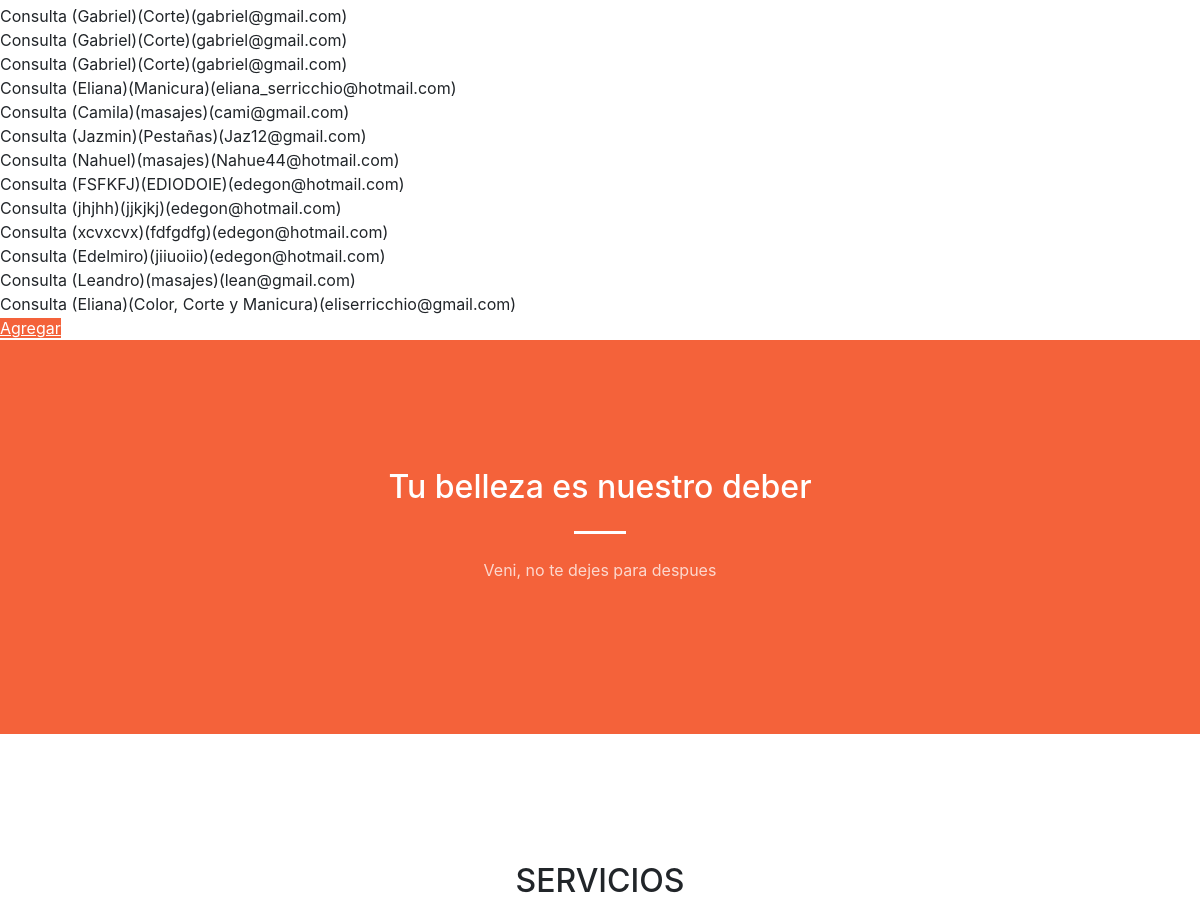
Before: /inicio/consulta (signed in, middle part) with the older database file.
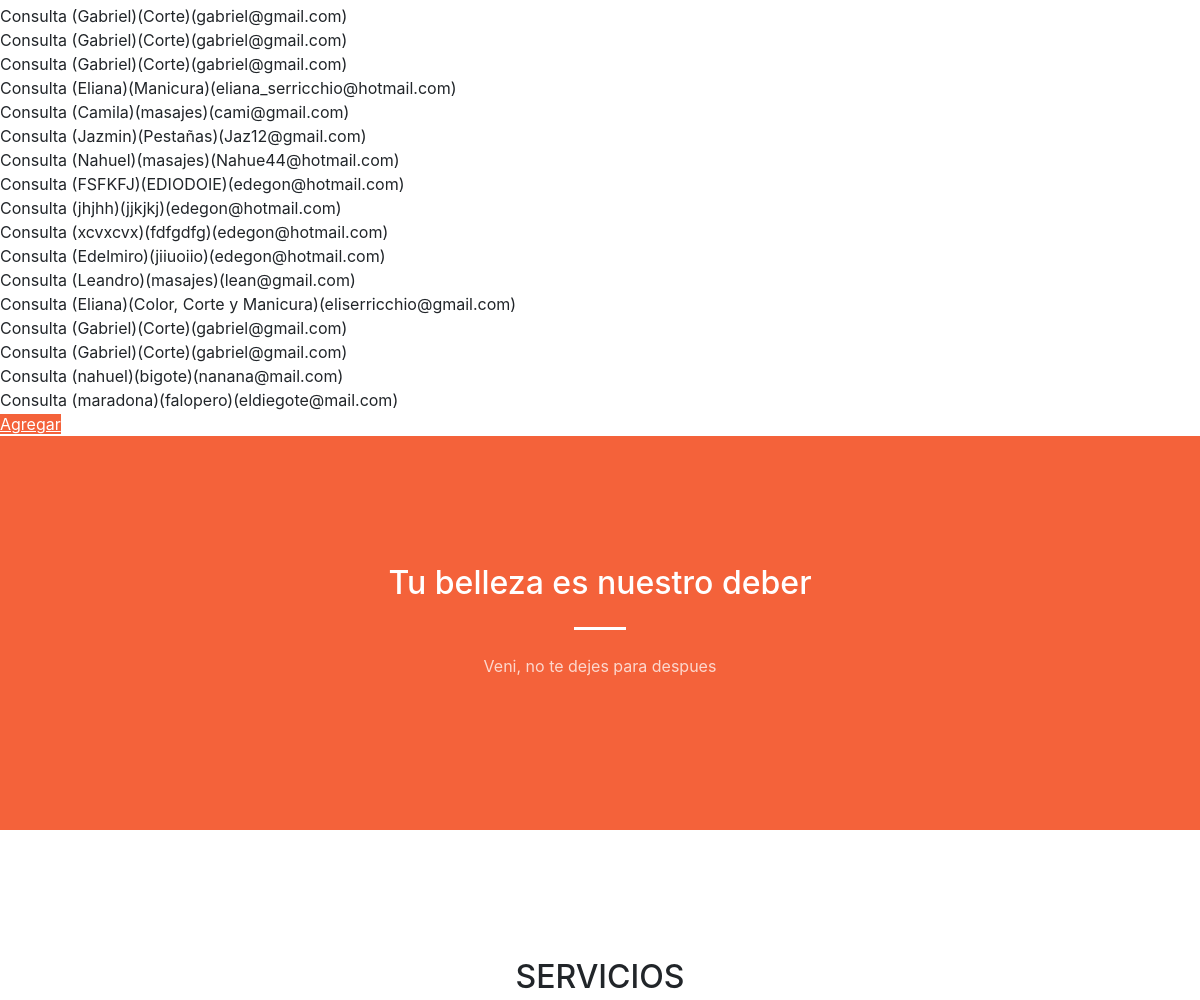
After: the same page with the newer database file.
### AppCoder/models.py (models this page shows)
class Consulta(Model):
    nombre = CharField(max_length=40)
    servicio = CharField(max_length=40)
    mail = EmailField()
    def __str__ (self) -> str: #formulario
        return f'Consulta ({self.nombre})({self.servicio})({self.mail})'

### AppCoder/views.py (the view)
# urls.py: path('consulta', ConsultaListView.as_view(), name='consultas'),
class ConsultaListView(LoginRequiredMixin, AvatarView, ListView):
     model =  Consulta
     template_name = "AppCoder/consulta.html"
     context_object_name = 'consultas'

### AppCoder/views.py (called while the page is built)
      def get_context_data(self, **kwargs):
          contexto = super().get_context_data(**kwargs)
          if self.request.user.is_authenticated:
              contexto['avatar_url'] = Avatar.objects.filter(user=self.request.user).last().imagen.url
          return contexto

### templates/AppCoder/consulta.html (shortened to what this page needs)
{% extends 'AppCoder/padre.html' %}
{% block contenidoQueCambia %}
    {% for consulta in consultas %}
        {{consulta}}
        <br>
    {% endfor %}
          <a class="btn-primary" href="{% url 'consulta_formulario'%}">Agregar<a/>
{% endblock %}

Changed rows visible on the page:
added Consulta: nombre+servicio+mail "Consulta (Gabriel)(Corte)(gabriel@gmail.com)"
added Consulta: nombre+servicio+mail "Consulta (Gabriel)(Corte)(gabriel@gmail.com)"
added Consulta: nombre+servicio+mail "Consulta (nahuel)(bigote)(nanana@mail.com)"
added Consulta: nombre+servicio+mail "Consulta (maradona)(falopero)(eldiegote@mail.com)"
